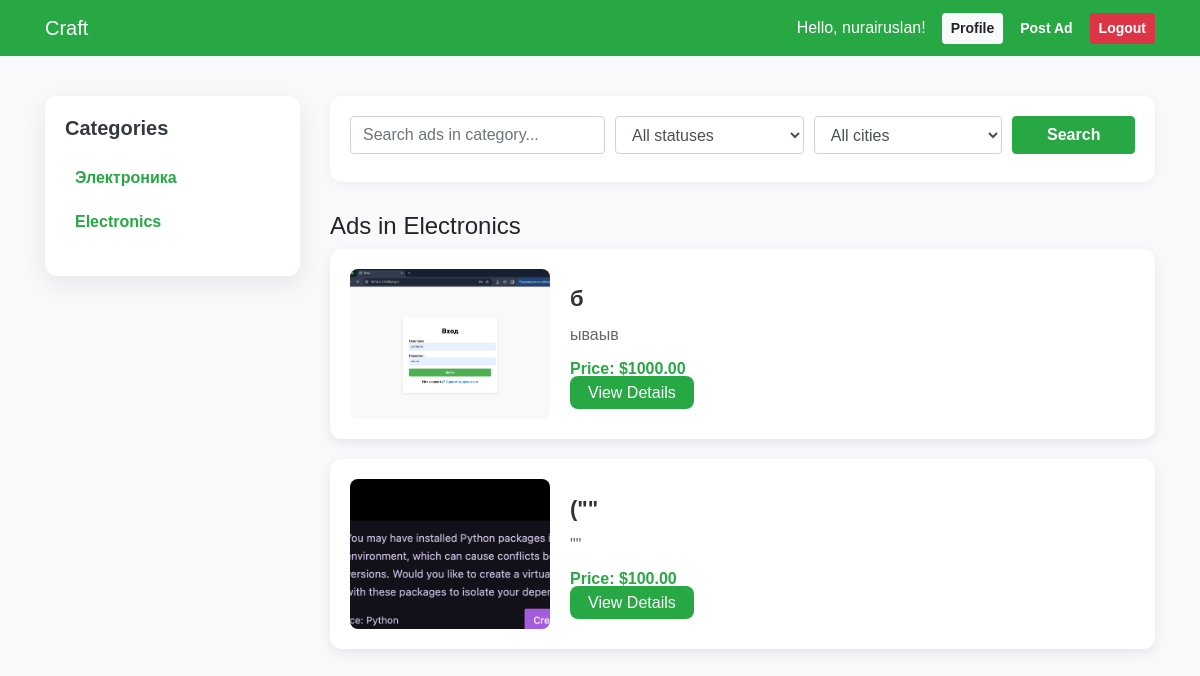
Before: /category/2/ (signed in) with the older database file.
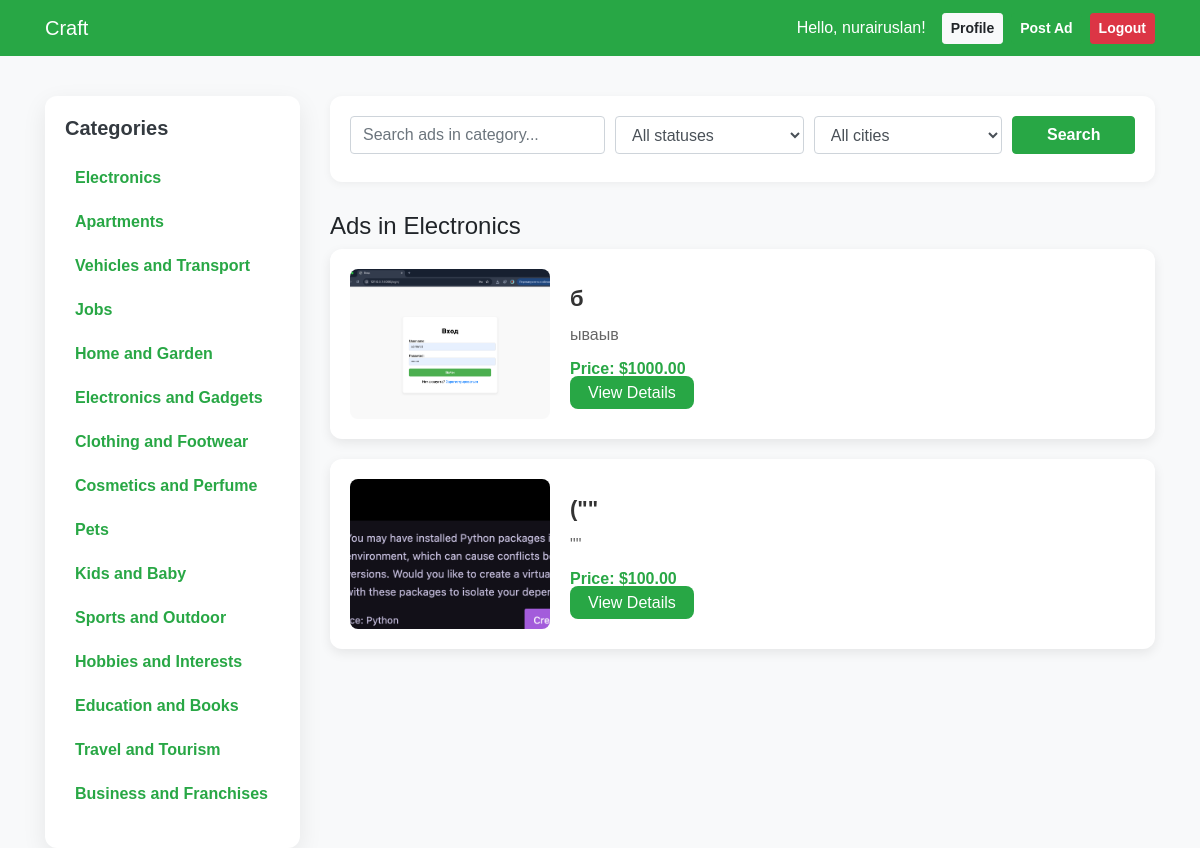
After: the same page with the newer database file.
### myapp/models.py (models this page shows, shortened)
class User(AbstractUser):
    email = models.EmailField(unique=True)
    phone = models.CharField(max_length=20, blank=False, null=False, unique=True)
    is_moderator = models.BooleanField(default=False)  # <-- Добавляем это поле

class Category(models.Model):
    name = models.CharField(max_length=100)

class Ad(models.Model):
    title = models.CharField(max_length=255)
    description = models.TextField()
    price = models.DecimalField(max_digits=10, decimal_places=2)
    created_at = models.DateTimeField(auto_now_add=True)
    author = models.ForeignKey(User, on_delete=models.CASCADE)
    category = models.ForeignKey(Category, on_delete=models.SET_NULL, null=True)
    favorite_users = models.ManyToManyField(User, related_name='favorite_ads', blank=True)
    status = models.ForeignKey('AdStatus', on_delete=models.SET_NULL, null=True, default=None)
    city = models.CharField(max_length=100, blank=True)

class AdImage(models.Model):
    ad = models.ForeignKey(Ad, related_name="images", on_delete=models.CASCADE)  # Связь с объявлением
    image = models.ImageField(upload_to='ads/images/')  # Путь для загрузки изображений
    created_at = models.DateTimeField(auto_now_add=True)

### myapp/views.py (the view)
# urls.py: path('category/<int:category_id>/', views.category_ads, name='category_ads'),
@login_required
def category_ads(request, category_id):
    category = get_object_or_404(Category, id=category_id)
    ads_list = Ad.objects.filter(category=category).exclude(status__name__in=["On moderation", "Sold"])
    query, status, city = map(request.GET.get, ('q', 'status', 'city'))
    if query:
        ads_list = ads_list.annotate(
            lower_title=Lower('title'),
            lower_description=Lower('description')
        ).filter(Q(lower_title__icontains=query) | Q(lower_description__icontains=query))
    if status:
        ads_list = ads_list.filter(status__name__iexact=status)
    if city:
        ads_list = ads_list.filter(city=city)
    paginator = Paginator(ads_list.order_by('-created_at'), 10)
    return render(request, 'category_ads.html', {
        'category': category,
        'ads': paginator.get_page(request.GET.get('page')),
        'categories': Category.objects.all(),
        'query': query,
        'status': status,
        'city': city,
    })

### myapp/templates/category_ads.html (shortened to what this page needs)
{% load static %}
<!DOCTYPE html>
<html lang="ru">
<head>
  <link rel="stylesheet" href="https://stackpath.bootstrapcdn.com/bootstrap/4.5.2/css/bootstrap.min.css">
</head>
<body>
  <nav class="navbar navbar-expand-lg navbar-dark">
      <div class="container">
        <a href="{% url 'home' %}" class="navbar-brand">Craft</a>
        <div class="ml-auto d-flex align-items-center gap-2">
          <span class="text-white mr-3">Hello, {{ request.user.username }}!</span>
          <a href="{% url 'profile' %}" class="btn btn-light btn-sm mr-2">Profile</a>
          <a href="{% url 'create_ad' %}" class="btn btn-success btn-sm mr-2">Post Ad</a>
          <form action="{% url 'logout' %}" method="post" style="margin: 0;">
            <button type="submit" class="btn btn-danger btn-sm">Logout</button>
          </form>
        </div>
      </div>
    </nav>
  <div class="container container-main">
    <div class="row">
      <div class="col-md-3">
        <div class="sidebar">
          <h5>Categories</h5>
          <ul class="category-list">
            {% for category in categories %}
              <li>
                <a href="{% url 'category_ads' category.id %}">{{ category.name }}</a>
              </li>
            {% empty %}
              <li>No categories available.</li>
            {% endfor %}
          </ul>
        </div>
      </div>
      <div class="col-md-9">
        <div class="filter-form">
          <form method="get" class="form-row">
            <div class="col-md-4 mb-2">
              <input type="text" name="q" class="form-control" placeholder="Search ads in category..." value="{{ request.GET.q }}">
            </div>
            <div class="col-md-3 mb-2">
              <select name="status" class="form-control">
                <option value="">All statuses</option>
              </select>
            </div>
            <div class="col-md-3 mb-2">
              <select name="city" class="form-control">
                <option value="">All cities</option>
              </select>
            </div>
            <div class="col-md-2 mb-2">
              <button type="submit" class="btn btn-success btn-block">Search</button>
            </div>
          </form>
        </div>
        <h4>Ads in {{ category.name }}</h4>
        <div class="row">
          {% for ad in ads %}
            <div class="col-md-12">
              <div class="announcement">
                  <div class="announcement-image">
                      {% if ad.images.all %}
                          <img src="{{ ad.images.first.image.url }}" alt="Image" loading="lazy">
                      {% else %}
                          {% if ad.status.name == "Sold" %}
                              <img src="{% static 'images/sold.jpg' %}" alt="Sold Image" loading="lazy">
                          {% else %}
                              <img src="{% static 'images/default-photo.jpg' %}" alt="Default Image" loading="lazy">
                          {% endif %}
                      {% endif %}
                  </div>
                  <div class="announcement-content">
                      <div class="announcement-title">{{ ad.title }}</div>
                      <div class="announcement-description">{{ ad.description|truncatewords:20 }}</div>
                      <div class="announcement-price">Price: ${{ ad.price }}</div>
                      <a href="{% url 'ad_detail' ad.id %}" class="announcement-btn">View Details</a>
                  </div>
              </div>
            </div>
          {% empty %}
            <div class="col-12">
              <div class="alert alert-info text-center">No ads found in this category.</div>
            </div>
          {% endfor %}
        </div>
      </div>
    </div>
  </div>
  </body>
  </html>

### myapp/templates/category_ads.html (style rules this page uses)
body { font-family: 'Arial', sans-serif; background-color: #f8f9fa; }
.navbar { background-color: #28a745; }
.navbar-text, .nav-link, .btn { font-weight: 600; }
.container-main { margin-top: 40px; }
.sidebar { background-color: #ffffff; padding: 20px; border-radius: 12px; box-shadow: 0 8px 24px rgba(0,0,0,0.08); height: fit-content; }
.sidebar h5 { margin-bottom: 20px; color: #343a40; font-weight: bold; }
.category-list { list-style: none; padding-left: 0; }
.category-list li { margin-bottom: 8px; }
.category-list a { text-decoration: none; color: #28a745; font-weight: 600; padding: 6px 10px; border-radius: 8px; display: block; transition: background-color 0.3s; }
.announcement { background-color: #fff; border-radius: 12px; box-shadow: 0 4px 12px rgba(0,0,0,0.08); padding: 20px; display: flex; align-items: center; margin-bottom: 20px; transition: 0.3s; opacity: 0; animation: fadeInUpSmart 0.7s ease forwards; }
.announcement-image img { width: 200px; height: 150px; object-fit: cover; border-radius: 8px; margin-right: 20px; }
.announcement-title { font-size: 22px; font-weight: bold; color: #333; }
.announcement-description { color: #666; margin-top: 8px; }
.announcement-price { margin-top: 10px; font-weight: bold; color: #28a745; }
.announcement-btn { margin-top: 15px; padding: 8px 18px; background-color: #28a745; color: #fff; border: none; border-radius: 8px; text-decoration: none; transition: background-color 0.3s; }
.filter-form { margin-bottom: 30px; background-color: #ffffff; padding: 20px; border-radius: 12px; box-shadow: 0 2px 8px rgba(0,0,0,0.05); }

Changed rows visible on the page:
removed Category: name "Электроника"
added Category: name "Apartments"
added Category: name "Vehicles and Transport"
added Category: name "Jobs"
added Category: name "Home and Garden"
added Category: name "Electronics and Gadgets"
added Category: name "Clothing and Footwear"
added Category: name "Cosmetics and Perfume"
added Category: name "Pets"
added Category: name "Kids and Baby"
added Category: name "Sports and Outdoor"
added Category: name "Hobbies and Interests"
added Category: name "Education and Books"
added Category: name "Travel and Tourism"
added Category: name "Business and Franchises"
